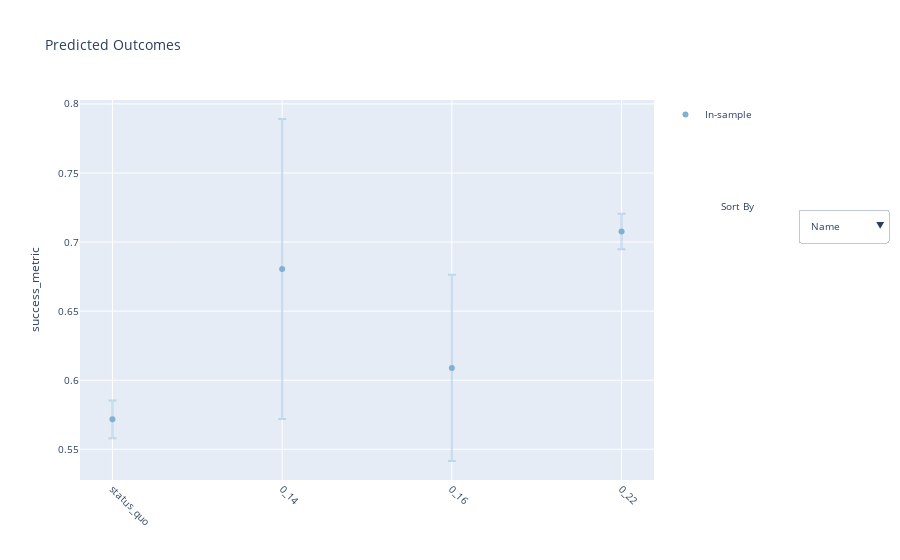

The notebook cell saved with this chart:
### Markdown cell above
The following plot below shows the mean and standard error for each arm that made it to the last trial (as well as the status quo, which appears throughout).

### Code cell
render(plot_fitted(models[-1], metric="success_metric", rel=False))

### Figure 1 — Plotly figure (JSON) as saved in the notebook; plotly's stock layout.template omitted (floating-point values rounded to 4 significant figures)
{"data": [{"error_y": {"array": [0.1085, 0.06736, 0.01289, 0.01364], "color": "rgba(128,177,211,0.4)", "type": "data"}, "hoverinfo": "text", "legendgroup": "In-sample", "marker": {"color": "rgba(128,177,211,1)"}, "mode": "markers", "name": "In-sample", "showlegend": true, "text": ["<b>Arm 0_14</b><br><br>success_metric: 0.681 [0.572, 0.789]<br><br><em>Parameterization:</em><br>factor1: level12<br>factor2: level22<br>factor3: level34", "<b>Arm 0_16</b><br><br>success_metric: 0.609 [0.542, 0.676]<br><br><em>Parameterization:</em><br>factor1: level13<br>factor2: level21<br>factor3: level32", "<b>Arm 0_22</b><br><br>success_metric: 0.708 [0.695, 0.721]<br><br><em>Parameterization:</em><br>factor1: level13<br>factor2: level22<br>factor3: level34", "<b>Arm status_quo</b><br><br>success_metric: 0.572 [0.558, 0.585]<br><br><em>Parameterization:</em><br>factor1: level11<br>factor2: level21<br>factor3: level31"], "visible": true, "x": ["0_14", "0_16", "0_22", "status_quo"], "y": [0.6806, 0.6089, 0.7077, 0.5717], "type": "scatter"}], "layout": {"annotations": [{"showarrow": false, "text": "Sort By", "x": 1.18, "xref": "paper", "y": 0.72, "yanchor": "middle", "yref": "paper"}], "font": {"size": 10}, "hovermode": "closest", "title": {"text": "Predicted Outcomes"}, "updatemenus": [{"buttons": [{"args": [{"xaxis.categoryorder": "array", "xaxis.categoryarray": ["status_quo", "0_14", "0_16", "0_22"]}], "label": "Name", "method": "relayout"}, {"args": [{"xaxis.categoryorder": "array", "xaxis.categoryarray": ["status_quo", "0_16", "0_14", "0_22"]}], "label": "Effect Size", "method": "relayout"}], "x": 1.25, "xanchor": "left", "y": 0.67, "yanchor": "middle"}], "xaxis": {"categoryarray": ["status_quo", "0_14", "0_16", "0_22"], "categoryorder": "array", "tickangle": 45}, "yaxis": {"title": {"text": "success_metric"}, "zerolinecolor": "red"}}}
